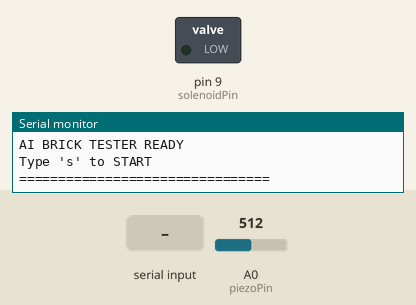
The sketch below on a simulated Arduino Uno, built with avr-gcc and run on an emulated ATmega328P. Shown: switched loads named in the sketch (green lamp = pin HIGH), the last lines printed to the serial monitor. Inputs (shaded band) come from the test bench; at power-on: A0 (piezoPin) = 512.

Above: at 1.2 s.
1.3 s: "s" received over Serial
At 2.31 s:
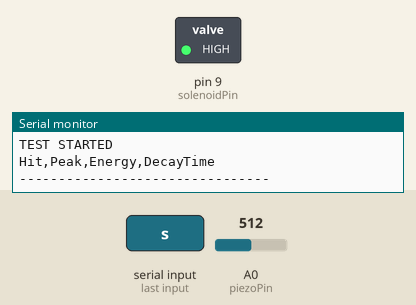
Timing chart, 0 to 9.8 s (numbered marks = the images above; inputs shaded):
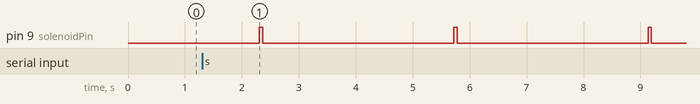

Measured:
- after the input at 1.3 s, pin 9 (solenoidPin): alternates HIGH for 0.06 s and LOW for 3.4 s, starting after 1.0 s

The sketch:

Arduino-training-code.ino
```cpp
const int solenoidPin = 9;
const int piezoPin = A0;
const int totalHits = 25;

bool testing = false;
int hitCount = 0;

void setup() {

  pinMode(solenoidPin, OUTPUT);
  digitalWrite(solenoidPin, LOW);

  Serial.begin(115200);

  Serial.println("================================");
  Serial.println("AI BRICK TESTER READY");
  Serial.println("Type 's' to START");
  Serial.println("================================");
}

void loop() {

  // Start command
  if (Serial.available() > 0) {

    char command = Serial.read();

    if (command == 's' || command == 'S') {

      testing = true;
      hitCount = 0;

      Serial.println("--------------------------------");
      Serial.println("TEST STARTED");
      Serial.println("Hit,Peak,Energy,DecayTime");
      Serial.println("--------------------------------");

      delay(1000);
    }
  }

  if (testing && hitCount < totalHits) {

    // FIRE SOLENOID
    digitalWrite(solenoidPin, HIGH);
    delay(60);
    digitalWrite(solenoidPin, LOW);

    delay(20);

    int peak = 0;
    long energy = 0;

    // REAL decay time
    long decayTime = 0;

    for (int i = 0; i < 300; i++) {

      int sensorValue = analogRead(piezoPin);

      if(sensorValue > 2) {

        energy += sensorValue;

        if(sensorValue > peak) {
          peak = sensorValue;
        }

        // last vibration moment
        decayTime = i;
      }

      delay(1);
    }

    hitCount++;

    Serial.print(hitCount);
    Serial.print(",");

    Serial.print(peak);
    Serial.print(",");

    Serial.print(energy);
    Serial.print(",");

    Serial.println(decayTime);

    delay(3000);
  }

  if (testing && hitCount >= totalHits) {

    testing = false;

    Serial.println("--------------------------------");
    Serial.println("25 HITS COMPLETE");
    Serial.println("CHANGE BRICK");
    Serial.println("Type 's' TO START AGAIN");
    Serial.println("--------------------------------");
  }
}
```
